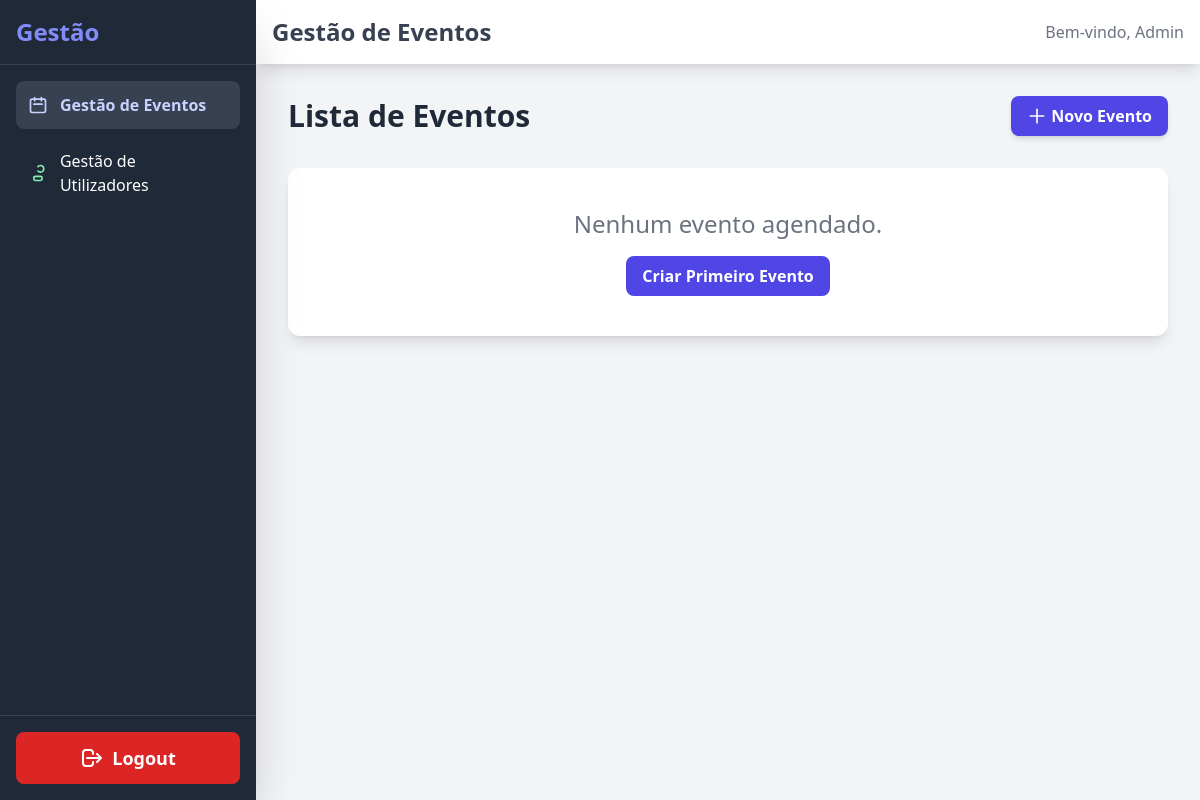
The app's page /admin/eventos.php, older data.
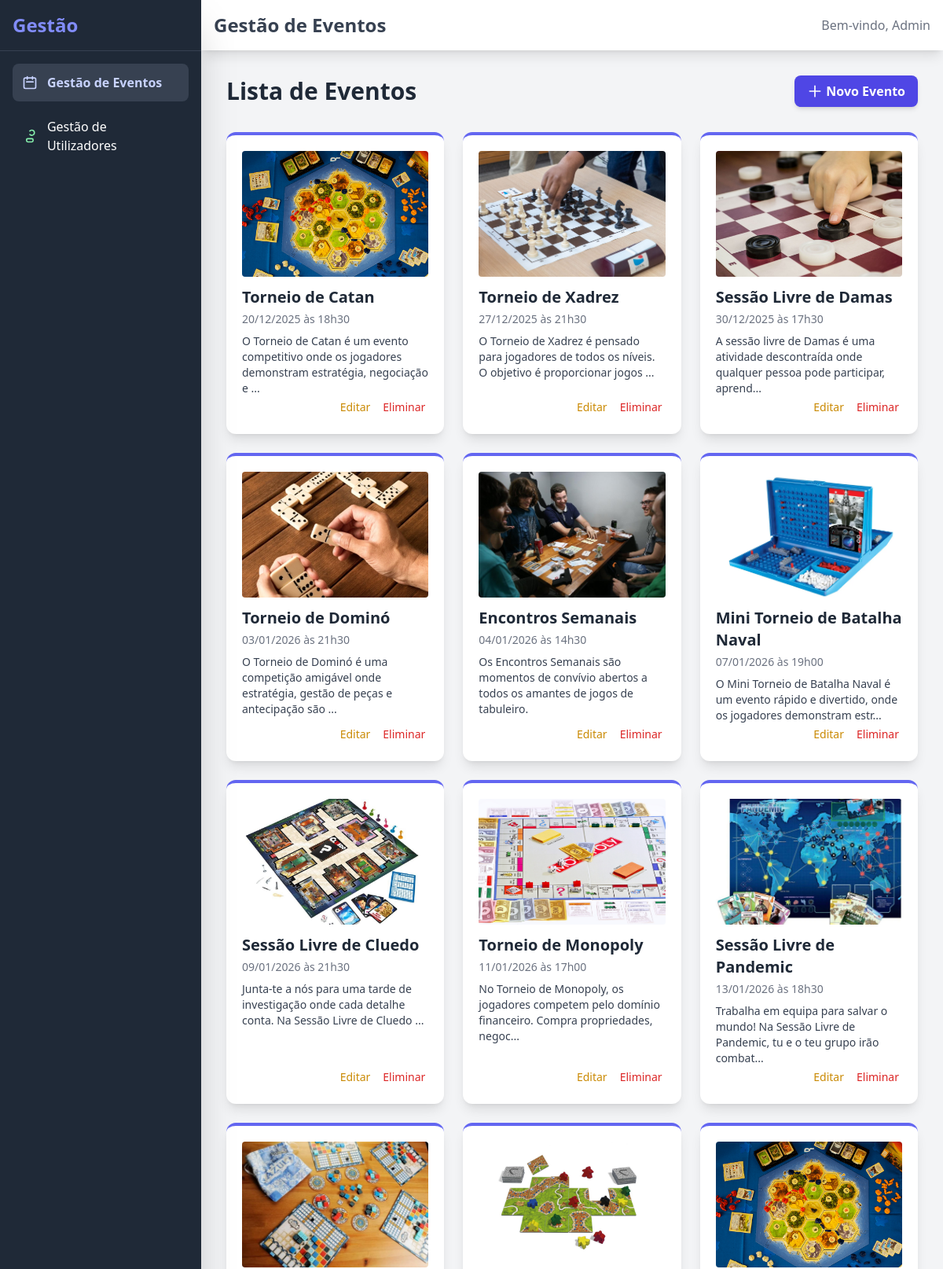
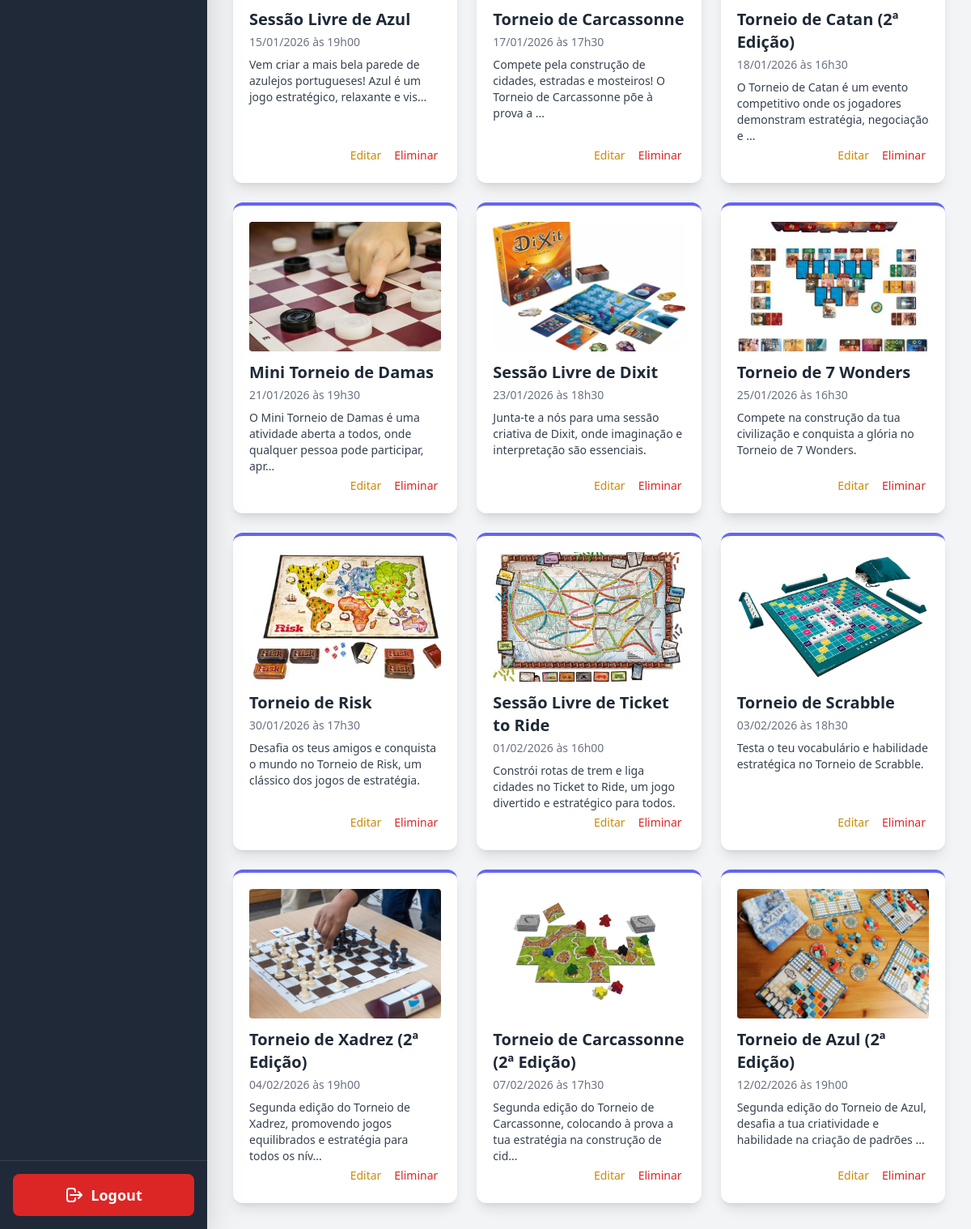
The same page, newer data (2 pictures, top to bottom).
### tables this page shows
CREATE TABLE IF NOT EXISTS `eventos` (
  `id_evento` varchar(50) NOT NULL,
  `titulo` varchar(100) NOT NULL,
  `descricao` text,
  `data` date DEFAULT NULL,
  `hora` varchar(20) DEFAULT NULL,
  `local` varchar(255) DEFAULT NULL,
  `participacao` varchar(100) DEFAULT NULL,
  `img` varchar(255) DEFAULT NULL,
  `regras` text,
  `created_at` timestamp NULL DEFAULT CURRENT_TIMESTAMP,
  PRIMARY KEY (`id_evento`)
);

### admin/eventos.php (the view, shortened to what this page needs)
<?php
require('includes/connection.php');
$query = "SELECT * FROM eventos ORDER BY data ASC";
$result = $mysqli->query($query);
$eventos = [];
if ($result) {
    while ($row = $result->fetch_assoc()) {
        $eventos[] = [
            'id'        => $row['id_evento'],
            'titulo'    => $row['titulo'],
            'img'       => '../' . $row['img'],
            'dia'       => date('d/m/Y', strtotime($row['data'])),
            'hora'      => substr($row['hora'], 0, 5),
            'descricao' => $row['descricao']
        ];
    }
}
?>
<!DOCTYPE html>
<html lang="pt">
<head>
<script src="https://cdn.tailwindcss.com"></script>
</head>
<body class="bg-gray-100 font-sans antialiased">
<div class="flex h-screen">
    <?php require('includes/nav.php'); ?>
    <div class="flex-1 flex flex-col overflow-hidden">
        <header class="bg-white shadow-lg p-4 flex justify-between items-center z-30">
            <h1 class="text-2xl font-bold text-gray-700 md:ml-0 ml-4">Gestão de Eventos</h1>
            <span class="text-gray-500 hidden md:block">Bem-vindo, Admin</span>
        </header>
        <main class="flex-1 overflow-x-hidden overflow-y-auto p-6 md:p-8">
            <div class="mb-8 flex justify-between items-center">
                <h2 class="text-3xl font-extrabold text-gray-800">Lista de Eventos</h2>
                <a href="adicionar-evento.php" class="bg-indigo-600 hover:bg-indigo-700 text-white font-bold py-2 px-4 rounded-lg shadow-md transition duration-150 flex items-center">
                    <svg class="w-5 h-5 mr-1" fill="none" stroke="currentColor" viewBox="0 0 24 24"><path stroke-linecap="round" stroke-linejoin="round" stroke-width="2" d="M12 4v16m8-8H4"/></svg>
                    Novo Evento
                </a>
            </div>
            <?php if(!empty($eventos)): ?>
                <div class="grid grid-cols-1 md:grid-cols-2 lg:grid-cols-3 xl:grid-cols-4 gap-6">
                    <?php foreach($eventos as $evento): ?>
                        <div class="bg-white p-5 rounded-xl shadow-lg hover:shadow-xl transition duration-300 border-t-4 border-indigo-500 flex flex-col h-full">
                            <img src="<?= htmlspecialchars($evento['img']) ?>" class="w-full h-40 object-cover rounded mb-3" alt="<?= htmlspecialchars($evento['titulo']) ?>">
                            <h3 class="text-xl font-bold text-gray-800 mb-1"><?= htmlspecialchars($evento['titulo']); ?></h3>
                            <p class="text-gray-500 text-sm mb-2"><?= htmlspecialchars($evento['dia']) ?> às <?= htmlspecialchars($evento['hora']) ?></p>
                            <p class="text-gray-700 text-sm flex-grow">
                                <?= htmlspecialchars(mb_strimwidth($evento['descricao'], 0, 100, "...")); ?>
                            </p>
                            <div class="mt-auto flex space-x-2 justify-end">
                                <a href="editar-evento.php?id=<?= $evento['id']; ?>" class="text-sm text-yellow-600 hover:text-yellow-800 font-medium p-1 rounded hover:bg-yellow-50 transition">
                                    Editar
                                </a>
                                <a href="eliminar-evento.php?id=<?= $evento['id']; ?>" class="text-sm text-red-600 hover:text-red-800 font-medium p-1 rounded hover:bg-red-50 transition">
                                    Eliminar
                                </a>
                            </div>
                        </div>
                    <?php endforeach; ?>
                </div>
            <?php else: ?>
                <div class="text-center p-10 bg-white rounded-xl shadow-lg">
                    <p class="text-2xl text-gray-500">Nenhum evento agendado.</p>
                    <a href="adicionar-evento.php" class="mt-4 inline-block bg-indigo-600 hover:bg-indigo-700 text-white font-bold py-2 px-4 rounded-lg transition duration-150">
                        Criar Primeiro Evento
                    </a>
                </div>
            <?php endif; ?>
        </main>
    </div>
</div>
</body>
</html>

Row changes from the older to the newer data that the page shows:
added eventos: titulo "Torneio de Catan", dia "20/12/2025", hora "18h30", descricao "O Torneio de Catan é um evento competitivo onde os jogadores demonstram estratégia, negociação e ..."
added eventos: titulo "Torneio de Xadrez", dia "27/12/2025", hora "21h30", descricao "O Torneio de Xadrez é pensado para jogadores de todos os níveis. O objetivo é proporcionar jogos ..."
added eventos: titulo "Sessão Livre de Damas", dia "30/12/2025", hora "17h30", descricao "A sessão livre de Damas é uma atividade descontraída onde qualquer pessoa pode participar, aprend..."
added eventos: shows a picture, titulo "Torneio de Dominó", dia "03/01/2026", hora "21h30", descricao "O Torneio de Dominó é uma competição amigável onde estratégia, gestão de peças e antecipação são ..."
added eventos: shows a picture, titulo "Encontros Semanais", dia "04/01/2026", hora "14h30", descricao "Os Encontros Semanais são momentos de convívio abertos a todos os amantes de jogos de tabuleiro."
added eventos: shows a picture, titulo "Mini Torneio de Batalha Naval", dia "07/01/2026", hora "19h00", descricao "O Mini Torneio de Batalha Naval é um evento rápido e divertido, onde os jogadores demonstram estr..."
added eventos: shows a picture, titulo "Sessão Livre de Cluedo", dia "09/01/2026", hora "21h30", descricao "Junta-te a nós para uma tarde de investigação onde cada detalhe conta. Na Sessão Livre de Cluedo ..."
added eventos: shows a picture, titulo "Torneio de Monopoly", dia "11/01/2026", hora "17h00", descricao "No Torneio de Monopoly, os jogadores competem pelo domínio financeiro. Compra propriedades, negoc..."
added eventos: shows a picture, titulo "Sessão Livre de Pandemic", dia "13/01/2026", hora "18h30", descricao "Trabalha em equipa para salvar o mundo! Na Sessão Livre de Pandemic, tu e o teu grupo irão combat..."
added eventos: titulo "Sessão Livre de Azul", dia "15/01/2026", hora "19h00", descricao "Vem criar a mais bela parede de azulejos portugueses! Azul é um jogo estratégico, relaxante e vis..."
added eventos: titulo "Torneio de Carcassonne", dia "17/01/2026", hora "17h30", descricao "Compete pela construção de cidades, estradas e mosteiros! O Torneio de Carcassonne põe à prova a ..."
added eventos: titulo "Torneio de Catan (2ª Edição)", dia "18/01/2026", hora "16h30", descricao "O Torneio de Catan é um evento competitivo onde os jogadores demonstram estratégia, negociação e ..."
added eventos: titulo "Mini Torneio de Damas", dia "21/01/2026", hora "19h30", descricao "O Mini Torneio de Damas é uma atividade aberta a todos, onde qualquer pessoa pode participar, apr..."
added eventos: shows a picture, titulo "Sessão Livre de Dixit", dia "23/01/2026", hora "18h30", descricao "Junta-te a nós para uma sessão criativa de Dixit, onde imaginação e interpretação são essenciais."
added eventos: shows a picture, titulo "Torneio de 7 Wonders", dia "25/01/2026", hora "16h30", descricao "Compete na construção da tua civilização e conquista a glória no Torneio de 7 Wonders."
added eventos: shows a picture, titulo "Torneio de Risk", dia "30/01/2026", hora "17h30", descricao "Desafia os teus amigos e conquista o mundo no Torneio de Risk, um clássico dos jogos de estratégia."
added eventos: shows a picture, titulo "Sessão Livre de Ticket to Ride", dia "01/02/2026", hora "16h00", descricao "Constrói rotas de trem e liga cidades no Ticket to Ride, um jogo divertido e estratégico para todos."
added eventos: shows a picture, titulo "Torneio de Scrabble", dia "03/02/2026", hora "18h30", descricao "Testa o teu vocabulário e habilidade estratégica no Torneio de Scrabble."
added eventos: titulo "Torneio de Xadrez (2ª Edição)", dia "04/02/2026", hora "19h00", descricao "Segunda edição do Torneio de Xadrez, promovendo jogos equilibrados e estratégia para todos os nív..."
added eventos: titulo "Torneio de Carcassonne (2ª Edição)", dia "07/02/2026", hora "17h30", descricao "Segunda edição do Torneio de Carcassonne, colocando à prova a tua estratégia na construção de cid..."
added eventos: titulo "Torneio de Azul (2ª Edição)", dia "12/02/2026", hora "19h00", descricao "Segunda edição do Torneio de Azul, desafia a tua criatividade e habilidade na criação de padrões ..."
Text that changed along with them:
text no longer shown: "Nenhum evento agendado. Criar Primeiro Evento"
